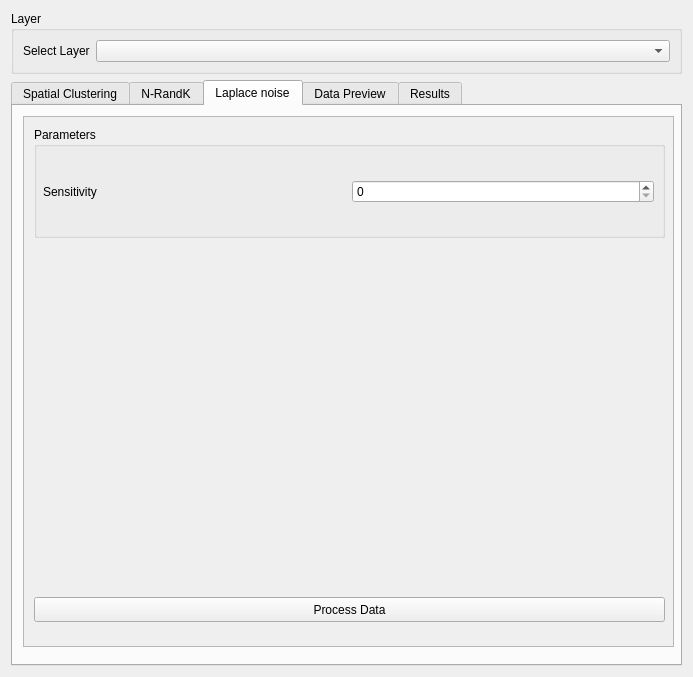
<?xml version="1.0" encoding="UTF-8"?>
<ui version="4.0">
 <class>GeoPrivWindow</class>
 <widget class="QDialog" name="GeoPrivWindow">
  <property name="geometry">
   <rect>
    <x>0</x>
    <y>0</y>
    <width>693</width>
    <height>677</height>
   </rect>
  </property>
  <property name="sizePolicy">
   <sizepolicy hsizetype="Expanding" vsizetype="Maximum">
    <horstretch>0</horstretch>
    <verstretch>0</verstretch>
   </sizepolicy>
  </property>
  <property name="windowTitle">
   <string>GeoPriv</string>
  </property>
  <property name="windowIcon">
   <iconset>
    <normaloff>../icon.png</normaloff>../icon.png</iconset>
  </property>
  <layout class="QVBoxLayout" name="verticalLayout">
   <item>
    <widget class="QGroupBox" name="groupBox">
     <property name="sizePolicy">
      <sizepolicy hsizetype="Expanding" vsizetype="Fixed">
       <horstretch>0</horstretch>
       <verstretch>0</verstretch>
      </sizepolicy>
     </property>
     <property name="title">
      <string>Layer</string>
     </property>
     <layout class="QGridLayout" name="gridLayout_3">
      <item row="0" column="0">
       <widget class="QLabel" name="layerLabel">
        <property name="text">
         <string>Select Layer</string>
        </property>
       </widget>
      </item>
      <item row="0" column="1">
       <widget class="QgsMapLayerComboBox" name="layerSelect">
        <property name="sizePolicy">
         <sizepolicy hsizetype="Expanding" vsizetype="Fixed">
          <horstretch>0</horstretch>
          <verstretch>0</verstretch>
         </sizepolicy>
        </property>
       </widget>
      </item>
     </layout>
    </widget>
   </item>
   <item>
    <widget class="QTabWidget" name="pluginTabs">
     <property name="cursor">
      <cursorShape>ArrowCursor</cursorShape>
     </property>
     <property name="currentIndex">
      <number>2</number>
     </property>
     <widget class="QWidget" name="tabSearch">
      <attribute name="title">
       <string>Spatial Clustering</string>
      </attribute>
      <layout class="QVBoxLayout" name="verticalLayout_2">
       <item>
        <layout class="QVBoxLayout" name="verticalLayout_3">
         <item>
          <widget class="QScrollArea" name="scrollArea">
           <property name="sizePolicy">
            <sizepolicy hsizetype="Expanding" vsizetype="Expanding">
             <horstretch>0</horstretch>
             <verstretch>0</verstretch>
            </sizepolicy>
           </property>
           <property name="widgetResizable">
            <bool>true</bool>
           </property>
           <widget class="QWidget" name="scrollAreaWidgetContents">
            <property name="geometry">
             <rect>
              <x>0</x>
              <y>0</y>
              <width>649</width>
              <height>500</height>
             </rect>
            </property>
            <widget class="QGroupBox" name="groupBox_2">
             <property name="geometry">
              <rect>
               <x>20</x>
               <y>10</y>
               <width>621</width>
               <height>181</height>
              </rect>
             </property>
             <property name="title">
              <string>Global Parameters</string>
             </property>
             <widget class="QWidget" name="gridLayoutWidget">
              <property name="geometry">
               <rect>
                <x>10</x>
                <y>20</y>
                <width>601</width>
                <height>151</height>
               </rect>
              </property>
              <layout class="QGridLayout" name="gridLayout_2">
               <item row="1" column="1">
                <widget class="QLabel" name="minKSpatialLabel">
                 <property name="text">
                  <string>Minumum K</string>
                 </property>
                </widget>
               </item>
               <item row="2" column="1">
                <widget class="QLabel" name="algorithmLabel">
                 <property name="text">
                  <string>Clustering algorithm</string>
                 </property>
                </widget>
               </item>
               <item row="3" column="1">
                <widget class="QLabel" name="algorithmLabel_2">
                 <property name="text">
                  <string>Grid decimal precision</string>
                 </property>
                </widget>
               </item>
               <item row="3" column="2">
                <widget class="QSpinBox" name="gridPrecision">
                 <property name="maximum">
                  <number>10</number>
                 </property>
                </widget>
               </item>
               <item row="2" column="2">
                <widget class="QComboBox" name="algorithmSelect">
                 <property name="sizePolicy">
                  <sizepolicy hsizetype="Expanding" vsizetype="Fixed">
                   <horstretch>0</horstretch>
                   <verstretch>0</verstretch>
                  </sizepolicy>
                 </property>
                 <item>
                  <property name="text">
                   <string>Select one</string>
                  </property>
                 </item>
                 <item>
                  <property name="text">
                   <string>K-Means</string>
                  </property>
                 </item>
                 <item>
                  <property name="text">
                   <string>DBSCAN</string>
                  </property>
                 </item>
                </widget>
               </item>
               <item row="1" column="2">
                <widget class="QgsSpinBox" name="minKGlobal">
                 <property name="sizePolicy">
                  <sizepolicy hsizetype="Expanding" vsizetype="Fixed">
                   <horstretch>0</horstretch>
                   <verstretch>0</verstretch>
                  </sizepolicy>
                 </property>
                 <property name="maximum">
                  <number>99999</number>
                 </property>
                </widget>
               </item>
              </layout>
             </widget>
            </widget>
            <widget class="QGroupBox" name="groupBox_3">
             <property name="geometry">
              <rect>
               <x>10</x>
               <y>200</y>
               <width>621</width>
               <height>131</height>
              </rect>
             </property>
             <property name="title">
              <string>K-Means Parameters</string>
             </property>
             <widget class="QWidget" name="gridLayoutWidget_4">
              <property name="geometry">
               <rect>
                <x>10</x>
                <y>30</y>
                <width>601</width>
                <height>91</height>
               </rect>
              </property>
              <layout class="QGridLayout" name="gridLayout_6">
               <item row="2" column="1">
                <widget class="QLabel" name="minKSpatialLabel_2">
                 <property name="text">
                  <string>Number of clusters</string>
                 </property>
                </widget>
               </item>
               <item row="4" column="1">
                <widget class="QLabel" name="minKSpatialLabel_3">
                 <property name="text">
                  <string>Random Seed</string>
                 </property>
                </widget>
               </item>
               <item row="2" column="2">
                <widget class="QgsSpinBox" name="clustersNumber">
                 <property name="sizePolicy">
                  <sizepolicy hsizetype="Expanding" vsizetype="Fixed">
                   <horstretch>0</horstretch>
                   <verstretch>0</verstretch>
                  </sizepolicy>
                 </property>
                 <property name="maximum">
                  <number>999999</number>
                 </property>
                </widget>
               </item>
               <item row="4" column="2">
                <widget class="QgsSpinBox" name="randomSeed"/>
               </item>
              </layout>
             </widget>
            </widget>
            <widget class="QGroupBox" name="groupBox_4">
             <property name="geometry">
              <rect>
               <x>10</x>
               <y>340</y>
               <width>621</width>
               <height>121</height>
              </rect>
             </property>
             <property name="title">
              <string>DBSCAN Parameters</string>
             </property>
             <widget class="QWidget" name="gridLayoutWidget_5">
              <property name="geometry">
               <rect>
                <x>10</x>
                <y>20</y>
                <width>601</width>
                <height>87</height>
               </rect>
              </property>
              <layout class="QGridLayout" name="gridLayout_7">
               <item row="2" column="1">
                <widget class="QLabel" name="minKSpatialLabel_4">
                 <property name="text">
                  <string>Radius</string>
                 </property>
                </widget>
               </item>
               <item row="4" column="1">
                <widget class="QLabel" name="minKSpatialLabel_5">
                 <property name="text">
                  <string>Min. Cluster size</string>
                 </property>
                </widget>
               </item>
               <item row="2" column="2">
                <widget class="QDoubleSpinBox" name="radius">
                 <property name="decimals">
                  <number>8</number>
                 </property>
                </widget>
               </item>
               <item row="4" column="2">
                <widget class="QgsSpinBox" name="minClusterSize">
                 <property name="sizePolicy">
                  <sizepolicy hsizetype="Expanding" vsizetype="Fixed">
                   <horstretch>0</horstretch>
                   <verstretch>0</verstretch>
                  </sizepolicy>
                 </property>
                 <property name="maximum">
                  <number>99999</number>
                 </property>
                </widget>
               </item>
              </layout>
             </widget>
            </widget>
           </widget>
          </widget>
         </item>
        </layout>
       </item>
       <item>
        <widget class="QPushButton" name="processSpatialButton">
         <property name="text">
          <string>Process Data</string>
         </property>
        </widget>
       </item>
      </layout>
     </widget>
     <widget class="QWidget" name="tabServers">
      <attribute name="title">
       <string>N-RandK</string>
      </attribute>
      <layout class="QGridLayout" name="gridLayout">
       <item row="1" column="0">
        <layout class="QGridLayout" name="gridLayout_5">
         <item row="0" column="0">
          <widget class="QPushButton" name="pushButton">
           <property name="text">
            <string>Process Data</string>
           </property>
          </widget>
         </item>
        </layout>
       </item>
       <item row="0" column="0">
        <widget class="QScrollArea" name="scrollArea_3">
         <property name="widgetResizable">
          <bool>true</bool>
         </property>
         <widget class="QWidget" name="scrollAreaWidgetContents_3">
          <property name="geometry">
           <rect>
            <x>0</x>
            <y>0</y>
            <width>651</width>
            <height>500</height>
           </rect>
          </property>
          <widget class="QGroupBox" name="groupBox_6">
           <property name="geometry">
            <rect>
             <x>10</x>
             <y>10</y>
             <width>631</width>
             <height>221</height>
            </rect>
           </property>
           <property name="title">
            <string>Parameters</string>
           </property>
           <widget class="QWidget" name="gridLayoutWidget_7">
            <property name="geometry">
             <rect>
              <x>10</x>
              <y>30</y>
              <width>601</width>
              <height>165</height>
             </rect>
            </property>
            <layout class="QGridLayout" name="gridLayout_10">
             <item row="3" column="1">
              <widget class="QgsSpinBox" name="mQgsSpinBox_12"/>
             </item>
             <item row="2" column="1">
              <widget class="QgsSpinBox" name="mQgsSpinBox_11"/>
             </item>
             <item row="3" column="0">
              <widget class="QLabel" name="label_11">
               <property name="text">
                <string>TextLabel</string>
               </property>
              </widget>
             </item>
             <item row="2" column="0">
              <widget class="QLabel" name="label_12">
               <property name="text">
                <string>Radius</string>
               </property>
              </widget>
             </item>
             <item row="0" column="0">
              <widget class="QLabel" name="label_13">
               <property name="text">
                <string>Grid decimal precision</string>
               </property>
              </widget>
             </item>
             <item row="1" column="1">
              <widget class="QgsSpinBox" name="mQgsSpinBox_10">
               <property name="value">
                <number>4</number>
               </property>
              </widget>
             </item>
             <item row="1" column="0">
              <widget class="QLabel" name="label_14">
               <property name="text">
                <string>Number of random points</string>
               </property>
              </widget>
             </item>
             <item row="0" column="1">
              <widget class="QgsSpinBox" name="mQgsSpinBox_9"/>
             </item>
            </layout>
           </widget>
          </widget>
         </widget>
        </widget>
       </item>
      </layout>
     </widget>
     <widget class="QWidget" name="tab_2">
      <attribute name="title">
       <string>Laplace noise</string>
      </attribute>
      <widget class="QScrollArea" name="scrollArea_4">
       <property name="geometry">
        <rect>
         <x>10</x>
         <y>10</y>
         <width>651</width>
         <height>531</height>
        </rect>
       </property>
       <property name="widgetResizable">
        <bool>true</bool>
       </property>
       <widget class="QWidget" name="scrollAreaWidgetContents_4">
        <property name="geometry">
         <rect>
          <x>0</x>
          <y>0</y>
          <width>649</width>
          <height>529</height>
         </rect>
        </property>
        <widget class="QGroupBox" name="groupBox_7">
         <property name="geometry">
          <rect>
           <x>10</x>
           <y>10</y>
           <width>631</width>
           <height>111</height>
          </rect>
         </property>
         <property name="title">
          <string>Parameters</string>
         </property>
         <widget class="QWidget" name="gridLayoutWidget_6">
          <property name="geometry">
           <rect>
            <x>9</x>
            <y>30</y>
            <width>611</width>
            <height>69</height>
           </rect>
          </property>
          <layout class="QGridLayout" name="gridLayout_8">
           <item row="0" column="1">
            <widget class="QgsSpinBox" name="mQgsSpinBox"/>
           </item>
           <item row="0" column="0">
            <widget class="QLabel" name="label_3">
             <property name="text">
              <string>Sensitivity</string>
             </property>
            </widget>
           </item>
          </layout>
         </widget>
        </widget>
        <widget class="QPushButton" name="pushButton_2">
         <property name="geometry">
          <rect>
           <x>10</x>
           <y>480</y>
           <width>631</width>
           <height>25</height>
          </rect>
         </property>
         <property name="text">
          <string>Process Data</string>
         </property>
        </widget>
       </widget>
      </widget>
     </widget>
     <widget class="QWidget" name="tabSettings">
      <attribute name="title">
       <string>Data Preview</string>
      </attribute>
      <layout class="QVBoxLayout" name="verticalLayout_4">
       <item>
        <widget class="QTableWidget" name="previewDataTable"/>
       </item>
      </layout>
     </widget>
     <widget class="QWidget" name="tab">
      <attribute name="title">
       <string>Results</string>
      </attribute>
      <widget class="QGroupBox" name="groupBox_5">
       <property name="geometry">
        <rect>
         <x>10</x>
         <y>10</y>
         <width>651</width>
         <height>101</height>
        </rect>
       </property>
       <property name="title">
        <string>Metrics</string>
       </property>
       <widget class="QWidget" name="gridLayoutWidget_2">
        <property name="geometry">
         <rect>
          <x>0</x>
          <y>20</y>
          <width>651</width>
          <height>80</height>
         </rect>
        </property>
        <layout class="QGridLayout" name="gridLayout_4">
         <item row="0" column="1">
          <widget class="QLabel" name="QError">
           <property name="text">
            <string/>
           </property>
          </widget>
         </item>
         <item row="1" column="0">
          <widget class="QLabel" name="OtherErrorLabel">
           <property name="text">
            <string>Point Loss</string>
           </property>
          </widget>
         </item>
         <item row="0" column="0">
          <widget class="QLabel" name="labelQError">
           <property name="text">
            <string>Error</string>
           </property>
          </widget>
         </item>
         <item row="1" column="1">
          <widget class="QLabel" name="pointLoss">
           <property name="text">
            <string/>
           </property>
          </widget>
         </item>
         <item row="2" column="0">
          <widget class="QLabel" name="label">
           <property name="text">
            <string>TextLabel</string>
           </property>
          </widget>
         </item>
         <item row="2" column="1">
          <widget class="QLabel" name="label_2">
           <property name="text">
            <string/>
           </property>
          </widget>
         </item>
        </layout>
       </widget>
      </widget>
      <widget class="QScrollArea" name="scrollArea_2">
       <property name="geometry">
        <rect>
         <x>10</x>
         <y>120</y>
         <width>651</width>
         <height>421</height>
        </rect>
       </property>
       <property name="widgetResizable">
        <bool>true</bool>
       </property>
       <widget class="QWidget" name="scrollAreaWidgetContents_2">
        <property name="geometry">
         <rect>
          <x>0</x>
          <y>0</y>
          <width>649</width>
          <height>419</height>
         </rect>
        </property>
        <widget class="QWidget" name="verticalLayoutWidget">
         <property name="geometry">
          <rect>
           <x>0</x>
           <y>0</y>
           <width>651</width>
           <height>421</height>
          </rect>
         </property>
         <layout class="QVBoxLayout" name="verticalLayout_5">
          <item>
           <widget class="QListWidget" name="resultsLog"/>
          </item>
         </layout>
        </widget>
       </widget>
      </widget>
     </widget>
    </widget>
   </item>
  </layout>
 </widget>
 <customwidgets>
  <customwidget>
   <class>QgsMapLayerComboBox</class>
   <extends>QComboBox</extends>
   <header>qgsmaplayercombobox.h</header>
  </customwidget>
  <customwidget>
   <class>QgsSpinBox</class>
   <extends>QSpinBox</extends>
   <header>qgsspinbox.h</header>
  </customwidget>
 </customwidgets>
 <resources/>
 <connections/>
</ui>
